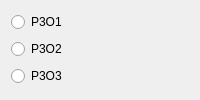
                   <widget class="QWidget" name="page_14">
                    <attribute name="label">
                     <string>Page 3</string>
                    </attribute>
                    <layout class="QVBoxLayout" name="verticalLayout_18">
                     <item>
                      <widget class="QRadioButton" name="radioButton_14">
                       <property name="sizePolicy">
                        <sizepolicy hsizetype="Fixed" vsizetype="Fixed">
                         <horstretch>0</horstretch>
                         <verstretch>0</verstretch>
                        </sizepolicy>
                       </property>
                       <property name="text">
                        <string>P3O1</string>
                       </property>
                      </widget>
                     </item>
                     <item>
                      <widget class="QRadioButton" name="radioButton_13">
                       <property name="sizePolicy">
                        <sizepolicy hsizetype="Fixed" vsizetype="Fixed">
                         <horstretch>0</horstretch>
                         <verstretch>0</verstretch>
                        </sizepolicy>
                       </property>
                       <property name="text">
                        <string>P3O2</string>
                       </property>
                      </widget>
                     </item>
                     <item>
                      <widget class="QRadioButton" name="radioButton_12">
                       <property name="sizePolicy">
                        <sizepolicy hsizetype="Fixed" vsizetype="Fixed">
                         <horstretch>0</horstretch>
                         <verstretch>0</verstretch>
                        </sizepolicy>
                       </property>
                       <property name="text">
                        <string>P3O3</string>
                       </property>
                      </widget>
                     </item>
                    </layout>
                   </widget>
